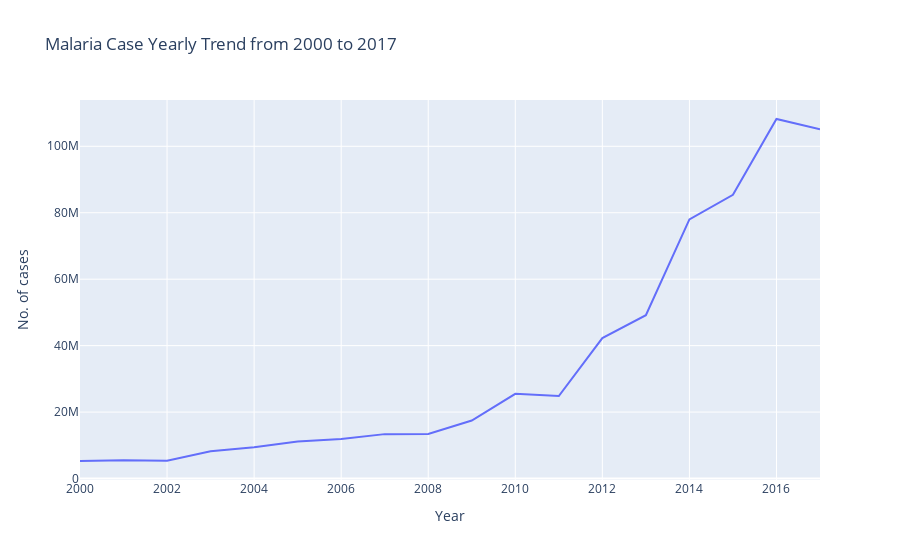

This figure's notebook cell:
### Code cell
year_caseplot = plx.line(year_case, 
                         x='Year', 
                         y='No. of cases', 
                         title='Malaria Case Yearly Trend from 2000 to 2017')
year_caseplot.show()

### Figure 1 — Plotly figure (JSON) as saved in the notebook; plotly's stock layout.template omitted (floating-point values rounded to 4 significant figures)
{"data": [{"hovertemplate": "Year=%{x}<br>No. of cases=%{y}<extra></extra>", "legendgroup": "", "line": {"color": "#636efa", "dash": "solid"}, "marker": {"symbol": "circle"}, "mode": "lines", "name": "", "orientation": "v", "showlegend": false, "type": "scatter", "x": [2000, 2001, 2002, 2003, 2004, 2005, 2006, 2007, 2008, 2009, 2010, 2011, 2012, 2013, 2014, 2015, 2016, 2017], "xaxis": "x", "y": [5279182, 5534764, 5335247, 8243454, 9389638, 11170319, 11898896, 13365529, 13395349, 17454477, 25484864, 24817945, 42265864, 49175016, 78001744, 85379317, 108212723, 105109520], "yaxis": "y"}], "layout": {"autosize": true, "legend": {"tracegroupgap": 0}, "title": {"text": "Malaria Case Yearly Trend from 2000 to 2017"}, "xaxis": {"anchor": "y", "autorange": true, "domain": [0, 1], "range": [2000, 2017], "title": {"text": "Year"}, "type": "linear"}, "yaxis": {"anchor": "x", "autorange": true, "domain": [0, 1], "range": [-439300.0, 113900000.0], "title": {"text": "No. of cases"}, "type": "linear"}}}
